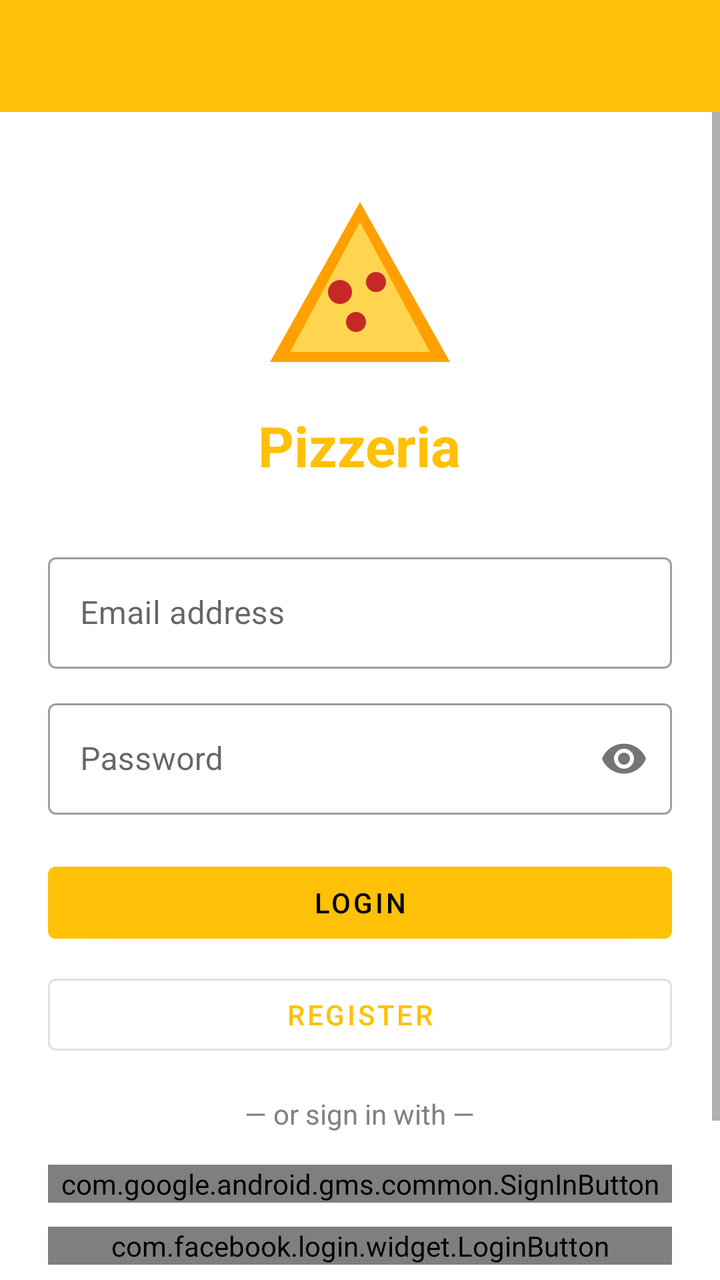
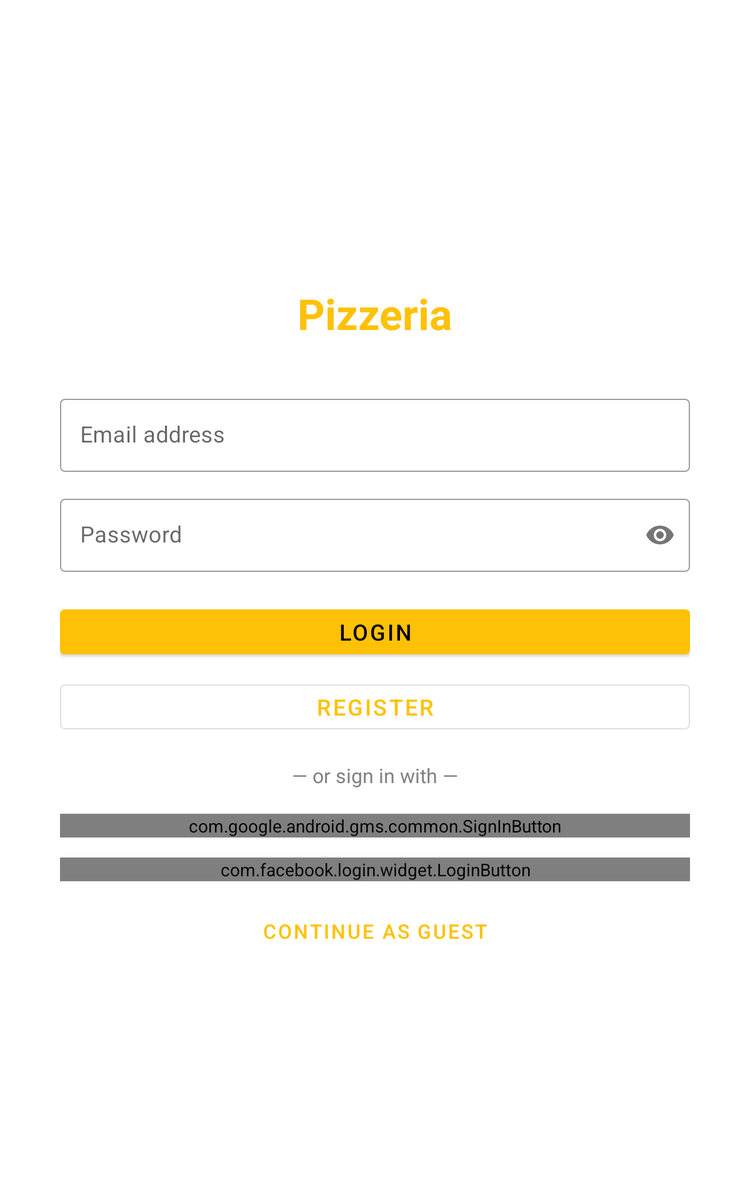

Compare how this app lays out the same screen by default and in its alternative resource folder. The renders come first, then the two layout files and the values they reference.
<!-- AndroidManifest.xml: application theme Theme.Pizzeria -->
<!-- res/layout/activity_login.xml -->
<?xml version="1.0" encoding="utf-8"?>
<LinearLayout
    xmlns:android="http://schemas.android.com/apk/res/android"
    xmlns:app="http://schemas.android.com/apk/res-auto"
    android:layout_width="match_parent"
    android:layout_height="match_parent"
    android:orientation="vertical"
    android:background="@color/white">

    
    <androidx.appcompat.widget.Toolbar
        android:id="@+id/toolbar"
        android:layout_width="match_parent"
        android:layout_height="?attr/actionBarSize"
        android:background="@color/colorPrimaryYellow"
        app:title=""
        app:titleTextColor="@color/black"/>

    <ScrollView
        android:layout_width="match_parent"
        android:layout_height="match_parent"
        android:fillViewport="true">

        <LinearLayout
            android:layout_width="match_parent"
            android:layout_height="wrap_content"
            android:orientation="vertical"
            android:padding="24dp"
            android:gravity="center_horizontal">

            
            <ImageView
                android:layout_width="100dp"
                android:layout_height="100dp"
                android:src="@drawable/ic_pizza"
                android:layout_marginTop="16dp"
                android:layout_marginBottom="8dp"/>

            <TextView
                android:layout_width="wrap_content"
                android:layout_height="wrap_content"
                android:text="@string/app_name"
                android:textSize="28sp"
                android:textStyle="bold"
                android:textColor="@color/colorPrimaryYellow"
                android:layout_marginBottom="32dp"/>

            
            <com.google.android.material.textfield.TextInputLayout
                android:layout_width="match_parent"
                android:layout_height="wrap_content"
                android:hint="@string/hint_email"
                style="@style/Widget.MaterialComponents.TextInputLayout.OutlinedBox"
                android:layout_marginBottom="12dp">
                <com.google.android.material.textfield.TextInputEditText
                    android:id="@+id/etEmail"
                    android:layout_width="match_parent"
                    android:layout_height="wrap_content"
                    android:inputType="textEmailAddress"/>
            </com.google.android.material.textfield.TextInputLayout>

            
            <com.google.android.material.textfield.TextInputLayout
                android:layout_width="match_parent"
                android:layout_height="wrap_content"
                android:hint="@string/hint_password"
                style="@style/Widget.MaterialComponents.TextInputLayout.OutlinedBox"
                app:passwordToggleEnabled="true"
                android:layout_marginBottom="20dp">
                <com.google.android.material.textfield.TextInputEditText
                    android:id="@+id/etPassword"
                    android:layout_width="match_parent"
                    android:layout_height="wrap_content"
                    android:inputType="textPassword"/>
            </com.google.android.material.textfield.TextInputLayout>

            
            <com.google.android.material.button.MaterialButton
                android:id="@+id/btnEmailLogin"
                android:layout_width="match_parent"
                android:layout_height="wrap_content"
                android:text="@string/login"
                android:backgroundTint="@color/colorPrimaryYellow"
                android:textColor="@color/black"
                android:layout_marginBottom="8dp"/>

            
            <com.google.android.material.button.MaterialButton
                android:id="@+id/btnGoRegister"
                android:layout_width="match_parent"
                android:layout_height="wrap_content"
                android:text="@string/register"
                style="@style/Widget.MaterialComponents.Button.OutlinedButton"
                android:layout_marginBottom="16dp"/>

            <TextView
                android:layout_width="wrap_content"
                android:layout_height="wrap_content"
                android:text="@string/or_sign_in_with"
                android:textColor="@color/grey"
                android:layout_marginBottom="16dp"/>

            
            <com.google.android.gms.common.SignInButton
                android:id="@+id/btnGoogle"
                android:layout_width="match_parent"
                android:layout_height="wrap_content"
                android:layout_marginBottom="12dp"/>

            
            <com.facebook.login.widget.LoginButton
                android:id="@+id/btnFacebook"
                android:layout_width="match_parent"
                android:layout_height="wrap_content"
                android:layout_marginBottom="12dp"/>

            
            <com.google.android.material.button.MaterialButton
                android:id="@+id/btnAnonymous"
                android:layout_width="match_parent"
                android:layout_height="wrap_content"
                android:text="@string/continue_anonymous"
                style="@style/Widget.MaterialComponents.Button.TextButton"
                android:layout_marginBottom="16dp"/>

            
            <ProgressBar
                android:id="@+id/progressBar"
                android:layout_width="wrap_content"
                android:layout_height="wrap_content"
                android:visibility="gone"/>

        </LinearLayout>
    </ScrollView>
</LinearLayout>
<!-- resources referenced by this layout -->
<resources>
  <color name="black">#FF000000</color>
  <color name="colorPrimaryYellow">#FFC107</color>
  <color name="grey">#818181</color>
  <color name="white">#FFFFFFFF</color>
  <!-- drawable ic_pizza (drawable) -->
  <?xml version="1.0" encoding="utf-8"?>
  <vector xmlns:android="http://schemas.android.com/apk/res/android"
      android:width="100dp"
      android:height="100dp"
      android:viewportWidth="100"
      android:viewportHeight="100">
    <path
        android:fillColor="#FFA000"
        android:pathData="M50,5 L95,85 L5,85 Z"/>
    <path
        android:fillColor="#FFD54F"
        android:pathData="M50,15 L85,80 L15,80 Z"/>
    <path
        android:fillColor="#C62828"
        android:pathData="M40,50 m-6,0 a6,6 0 1,0 12,0 a6,6 0 1,0 -12,0"/>
    <path
        android:fillColor="#C62828"
        android:pathData="M58,45 m-5,0 a5,5 0 1,0 10,0 a5,5 0 1,0 -10,0"/>
    <path
        android:fillColor="#C62828"
        android:pathData="M48,65 m-5,0 a5,5 0 1,0 10,0 a5,5 0 1,0 -10,0"/>
  </vector>
  <string name="app_name">Pizzeria</string>
  <string name="continue_anonymous">Continue as Guest</string>
  <string name="hint_email">Email address</string>
  <string name="hint_password">Password</string>
  <string name="login">Login</string>
  <string name="or_sign_in_with">— or sign in with —</string>
  <string name="register">Register</string>
  <style name="Theme.Pizzeria" parent="Theme.MaterialComponents.Light.NoActionBar">
          <item name="colorPrimary">@color/colorPrimaryYellow</item>
          <item name="colorPrimaryVariant">@color/colorPrimaryYellowDark</item>
          <item name="colorOnPrimary">@color/black</item>
          <item name="android:statusBarColor">@color/colorPrimaryYellow</item>
          <item name="android:navigationBarColor">@color/colorPrimaryYellow</item>
      </style>
  <color name="colorPrimaryYellowDark">#FFA000</color>
</resources>
<!-- res/layout-sw600dp/activity_login.xml (the repository's variant of the layout above) -->
<!-- drawn on a 7-inch tablet held upright -->
<?xml version="1.0" encoding="utf-8"?>
<ScrollView
    xmlns:android="http://schemas.android.com/apk/res/android"
    android:layout_width="match_parent"
    android:layout_height="match_parent"
    android:background="@color/white"
    android:fillViewport="true">

    <LinearLayout
        android:layout_width="600dp"
        android:layout_height="wrap_content"
        android:orientation="vertical"
        android:padding="48dp"
        android:gravity="center_horizontal"
        android:layout_gravity="center_horizontal">

        <ImageView
            android:layout_width="140dp"
            android:layout_height="140dp"
            android:src="@mipmap/ic_launcher"
            android:layout_marginTop="32dp"
            android:layout_marginBottom="8dp"/>

        <TextView
            android:layout_width="wrap_content"
            android:layout_height="wrap_content"
            android:text="@string/app_name"
            android:textSize="34sp"
            android:textStyle="bold"
            android:textColor="@color/colorPrimaryYellow"
            android:layout_marginBottom="40dp"/>

        <com.google.android.material.textfield.TextInputLayout
            android:layout_width="match_parent"
            android:layout_height="wrap_content"
            android:hint="@string/hint_email"
            style="@style/Widget.MaterialComponents.TextInputLayout.OutlinedBox"
            android:layout_marginBottom="16dp">
            <com.google.android.material.textfield.TextInputEditText
                android:id="@+id/etEmail"
                android:layout_width="match_parent"
                android:layout_height="wrap_content"
                android:inputType="textEmailAddress"
                android:textSize="18sp"/>
        </com.google.android.material.textfield.TextInputLayout>

        <com.google.android.material.textfield.TextInputLayout
            android:layout_width="match_parent"
            android:layout_height="wrap_content"
            android:hint="@string/hint_password"
            style="@style/Widget.MaterialComponents.TextInputLayout.OutlinedBox"
            app:passwordToggleEnabled="true"
            android:layout_marginBottom="24dp"
            xmlns:app="http://schemas.android.com/apk/res-auto">
            <com.google.android.material.textfield.TextInputEditText
                android:id="@+id/etPassword"
                android:layout_width="match_parent"
                android:layout_height="wrap_content"
                android:inputType="textPassword"
                android:textSize="18sp"/>
        </com.google.android.material.textfield.TextInputLayout>

        <com.google.android.material.button.MaterialButton
            android:id="@+id/btnEmailLogin"
            android:layout_width="match_parent"
            android:layout_height="wrap_content"
            android:text="@string/login"
            android:backgroundTint="@color/colorPrimaryYellow"
            android:textColor="@color/black"
            android:textSize="18sp"
            android:layout_marginBottom="12dp"/>

        <com.google.android.material.button.MaterialButton
            android:id="@+id/btnGoRegister"
            android:layout_width="match_parent"
            android:layout_height="wrap_content"
            android:text="@string/register"
            android:textSize="18sp"
            style="@style/Widget.MaterialComponents.Button.OutlinedButton"
            android:layout_marginBottom="20dp"/>

        <TextView
            android:layout_width="wrap_content"
            android:layout_height="wrap_content"
            android:text="@string/or_sign_in_with"
            android:textColor="@color/grey"
            android:textSize="16sp"
            android:layout_marginBottom="20dp"/>

        <com.google.android.gms.common.SignInButton
            android:id="@+id/btnGoogle"
            android:layout_width="match_parent"
            android:layout_height="wrap_content"
            android:layout_marginBottom="16dp"/>

        <com.facebook.login.widget.LoginButton
            android:id="@+id/btnFacebook"
            android:layout_width="match_parent"
            android:layout_height="wrap_content"
            android:layout_marginBottom="16dp"/>

        <com.google.android.material.button.MaterialButton
            android:id="@+id/btnAnonymous"
            android:layout_width="match_parent"
            android:layout_height="wrap_content"
            android:text="@string/continue_anonymous"
            android:textSize="16sp"
            style="@style/Widget.MaterialComponents.Button.TextButton"/>

        <ProgressBar
            android:id="@+id/progressBar"
            android:layout_width="wrap_content"
            android:layout_height="wrap_content"
            android:visibility="gone"
            android:layout_marginTop="16dp"/>

    </LinearLayout>
</ScrollView>
<!-- resources referenced by the variant -->
<!-- as a 7-inch tablet held upright resolves them -->
<resources>
  <color name="black">#FF000000</color>
  <color name="colorPrimaryYellow">#FFC107</color>
  <color name="grey">#818181</color>
  <color name="white">#FFFFFFFF</color>
  <string name="app_name">Pizzeria</string>
  <string name="continue_anonymous">Continue as Guest</string>
  <string name="hint_email">Email address</string>
  <string name="hint_password">Password</string>
  <string name="login">Login</string>
  <string name="or_sign_in_with">— or sign in with —</string>
  <string name="register">Register</string>
  <style name="Theme.Pizzeria" parent="Theme.MaterialComponents.Light.NoActionBar">
          <item name="colorPrimary">@color/colorPrimaryYellow</item>
          <item name="colorPrimaryVariant">@color/colorPrimaryYellowDark</item>
          <item name="colorOnPrimary">@color/black</item>
          <item name="android:statusBarColor">@color/colorPrimaryYellow</item>
          <item name="android:navigationBarColor">@color/colorPrimaryYellow</item>
      </style>
  <color name="colorPrimaryYellowDark">#FFA000</color>
</resources>
